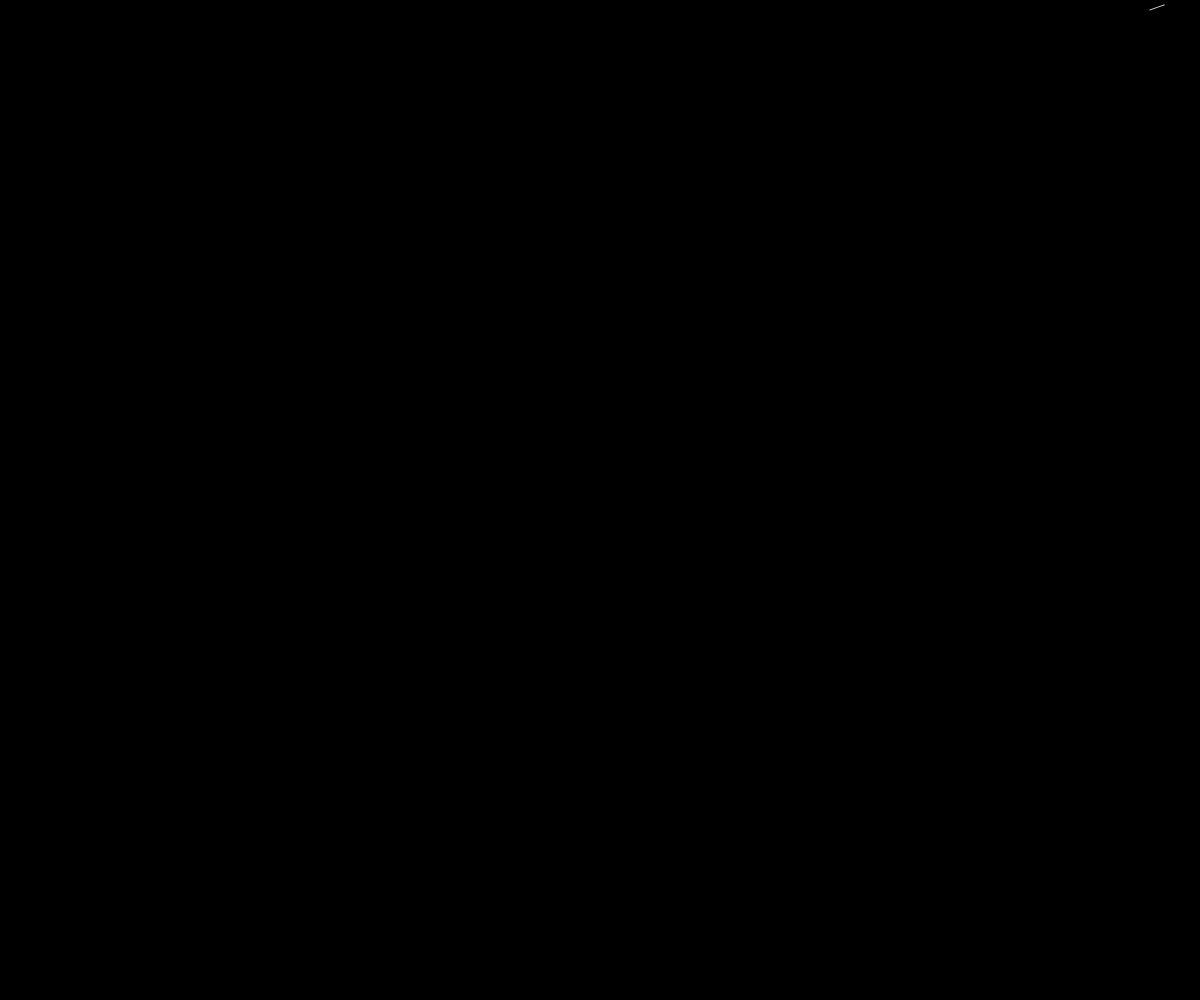
Frame 1 (no input)
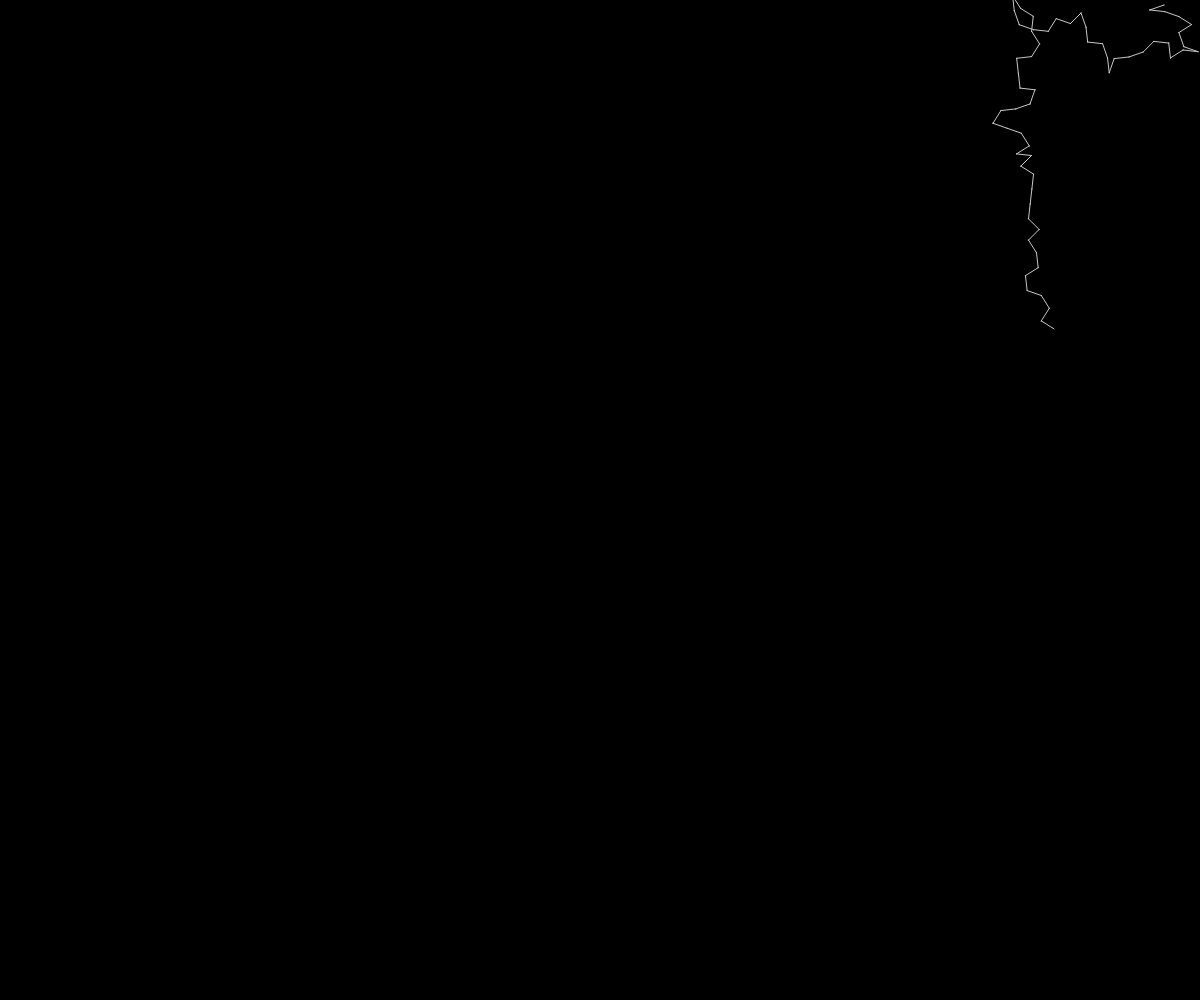
Frame 60 (no input)
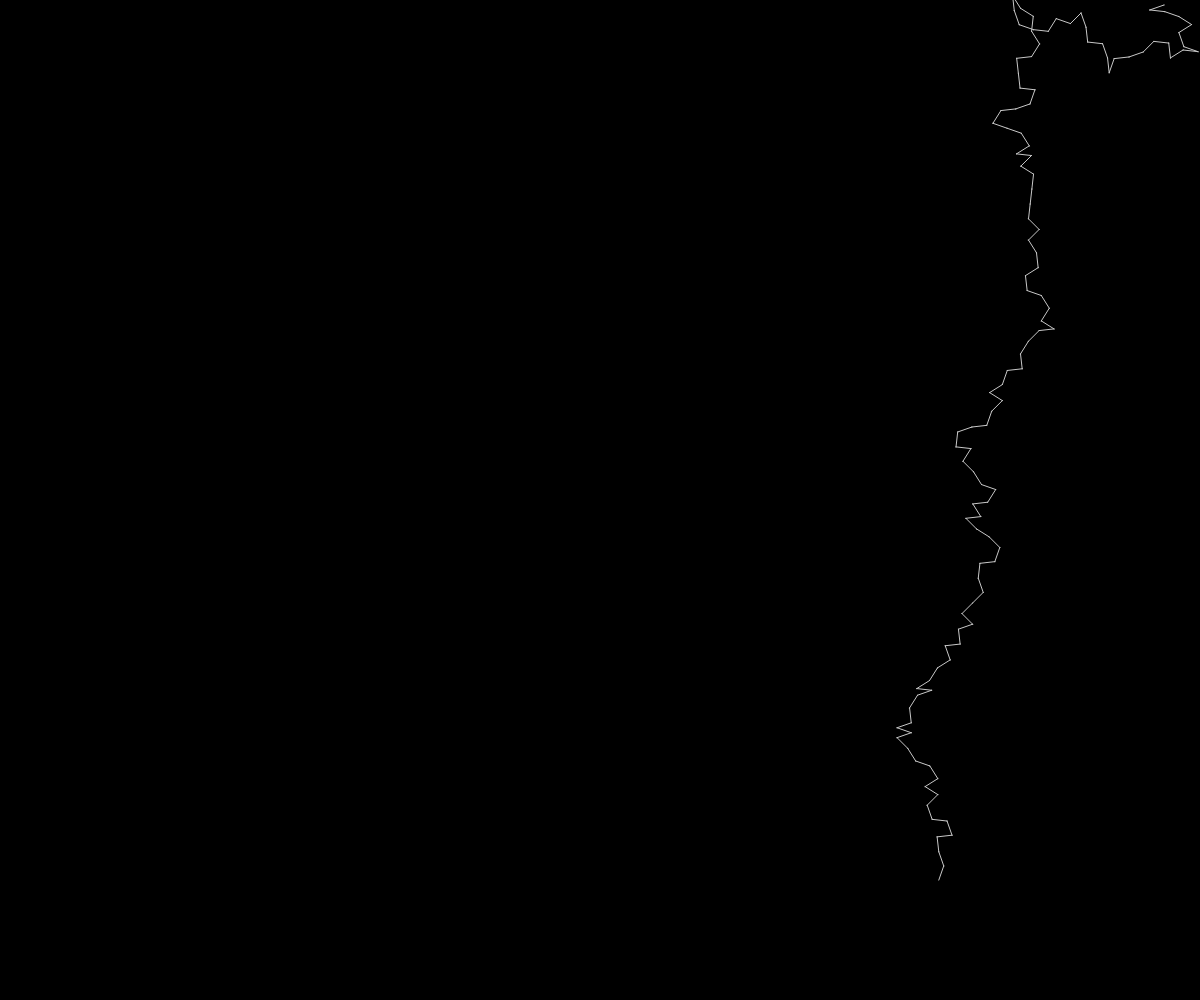
Frame 120 (the mouse pressed at the canvas centre since frame 60)

The p5.js sketch that drew these frames (run headless with seeded random() and noise() and a simulated clock; from frame 60 on, the mouse is pressed at the canvas centre):

// p5.js sketch
// ── sketch.js
var NORTH = 0,
EAST = 1,
SOUTH = 2,
WEST = 3,
posX, posY,
posXcross, posYcross,
direction = SOUTH,
angleCount = 7,
angle = getRandomAngle(direction),
stepSize = 15,
minLength = 5;

var myColor = {
    background: 0,
	line: 200
}

function setup() {
  createCanvas(window.innerWidth, window.innerHeight);
  smooth();
  background(myColor.background);

  posX = Math.floor(getRandomNum(0, width));
  posY = 5;
  posXcross = posX;
  posYcross = posY;
}

function draw() {
	for (var i = 0; i < 1; i++) {
		strokeWeight(1);
		stroke(myColor.line);

		point(posX, posY);

		posX += cos(radians(angle)) * stepSize;
		posY += sin(radians(angle)) * stepSize;

		var reachedBorder = false;

		if (posY <= 5) {
			direction = SOUTH;
			reachedBorder = true;
		}
		else if (posX >= width - 5) {
			direction = WEST;
			reachedBorder = true;
		} 
		else if (posY >= height - 5) {
			direction = NORTH;
			reachedBorder = true;
		} 
		else if (posX <= 5) {
			direction = EAST;
			reachedBorder = true;
		} 

		// crossing
		var px = posX;
		var py = posY;

		if (get(px, py) != color(myColor.background) || reachedBorder) {
			angle = getRandomAngle(direction);

			var distance = dist(posX, posY, posXcross, posYcross);

			if(distance >= minLength) {
				strokeWeight(1);
				stroke(myColor.line);
				line(posX, posY, posXcross, posYcross);
			}

			posXcross = posX;
			posYcross = posY;
		}
	}
}

function getRandomAngle(theDirection) {
	var a = (Math.floor(getRandomNum(-angleCount, angleCount)) + 0.5) * 90.0 / angleCount;

	// console.log(a);

	switch(theDirection) {
		case NORTH:
			return a - 90;
		case EAST:
			return a;
		case SOUTH:
			return a + 90;
		case WEST:
			return a + 180;
		default:
			return 0;
	}
}

function getRandomNum(min, max) {
	return Math.random() * (max - min) + min;
}
